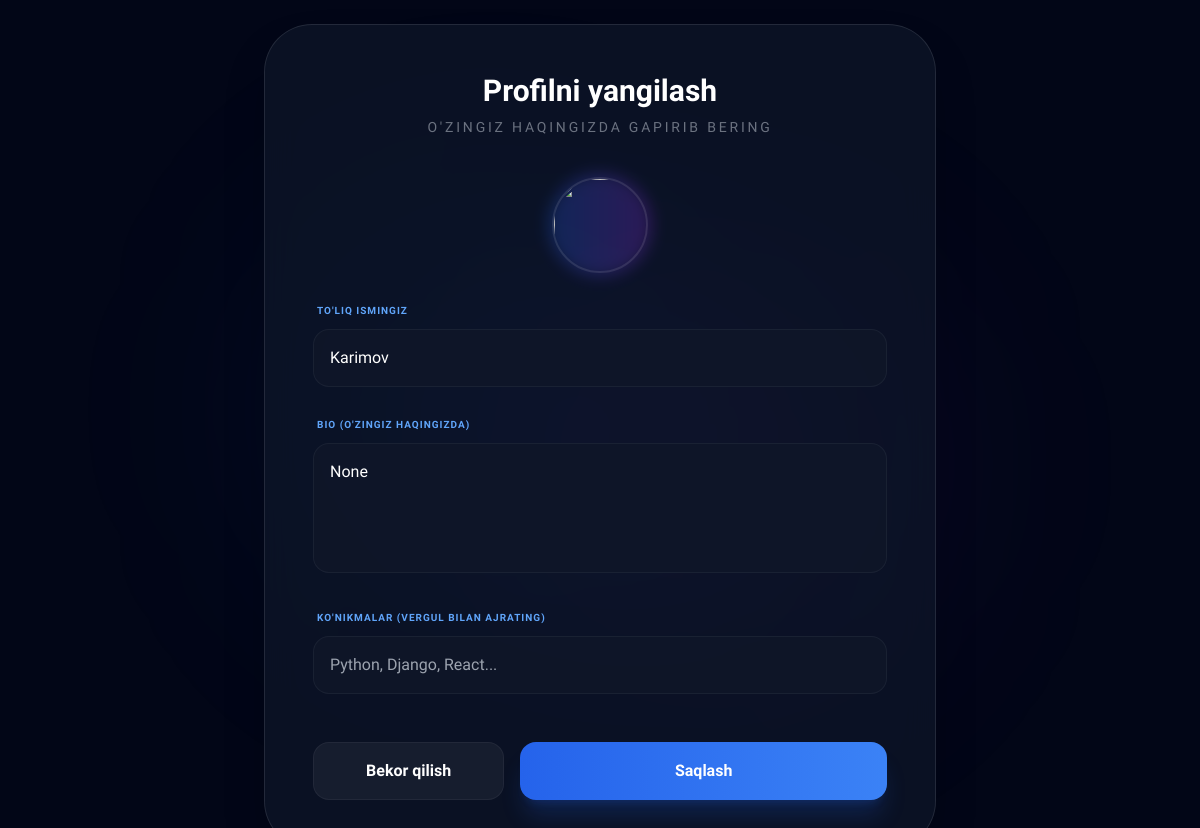
The app's page /accounts/profile/edit/ (signed in), older data.
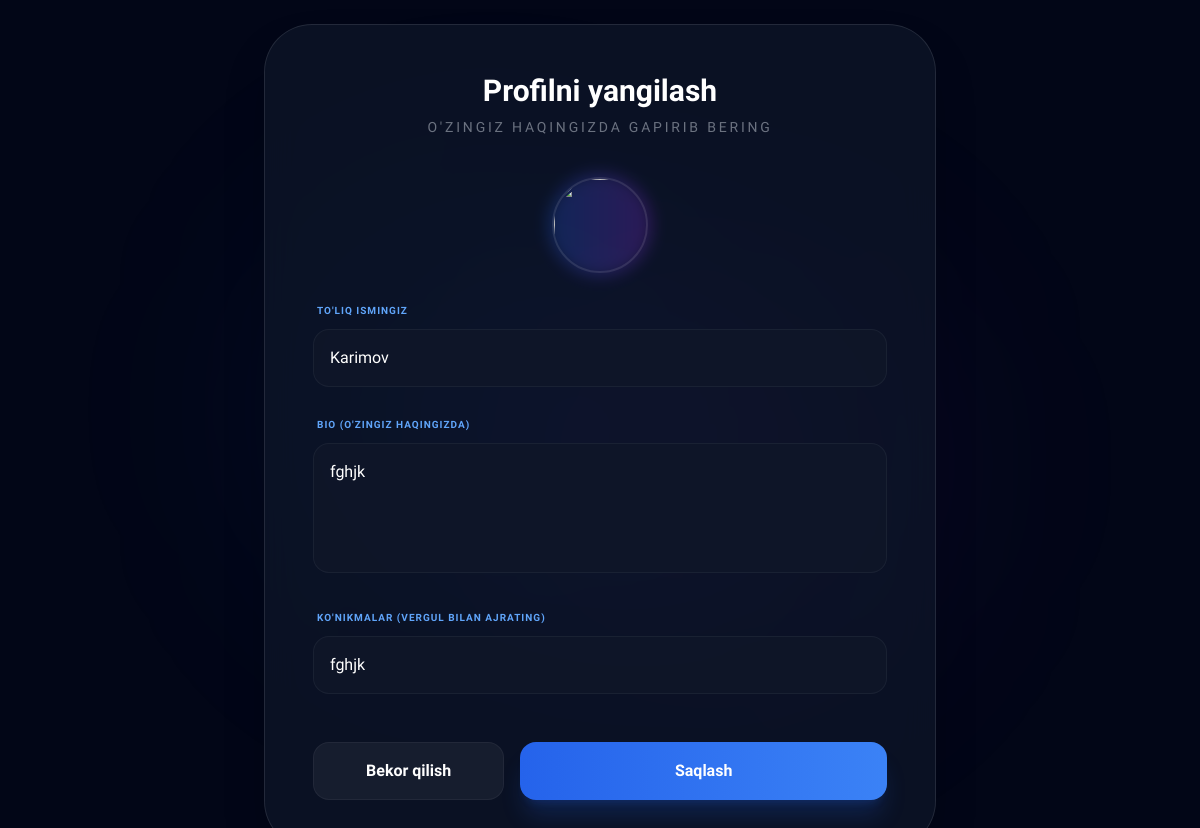
The same page, newer data.
### accounts/models.py (models this page shows, shortened)
class Profile(models.Model):
    class Level(models.IntegerChoices):
        BEGINNER = 1, 'Boshlovchi'
        MIDDLE   = 2, "O'rta"
        EXPERT   = 3, 'Ekspert'
    user                 = models.OneToOneField(User, on_delete=models.CASCADE, related_name='profile')
    bio                  = models.TextField(null=True, blank=True)
    skills               = models.JSONField(default=list, blank=True)
    level                = models.IntegerField(choices=Level.choices, default=Level.BEGINNER)
    rating               = models.DecimalField(max_digits=3, decimal_places=2, default=0.00)
    completed_jobs_count = models.PositiveIntegerField(default=0)

### accounts/views.py (the view, shortened to what this page needs)
# urls.py: path('profile/edit/', views.ProfileEditView.as_view(), name='profile_edit'),
class ProfileEditView(LoginRequiredMixin, View):
    login_url = 'accounts:login'
    def get(self, request):
        profile, _ = Profile.objects.get_or_create(user=request.user)
        skills_str = ', '.join(profile.skills) if profile.skills else ''
        return render(request, 'accounts/profile_edit.html', {
            'profile': profile,
            'skills_str': skills_str,
        })

### templates/accounts/profile_edit.html (shortened to what this page needs)
<!DOCTYPE html>
<html lang="uz">
<head>
    <script src="https://cdn.tailwindcss.com"></script>
</head>
<body class="min-h-screen flex items-center justify-center p-6 relative">
    <div class="absolute top-0 left-0 w-full h-full overflow-hidden pointer-events-none">
        <div class="absolute top-1/4 left-1/4 w-96 h-96 bg-blue-600/10 blur-[120px] rounded-full"></div>
        <div class="absolute bottom-1/4 right-1/4 w-96 h-96 bg-purple-600/10 blur-[120px] rounded-full"></div>
    </div>
    <div class="glass-card w-full max-w-2xl rounded-[3rem] p-8 md:p-12 shadow-2xl relative z-10">
        <div class="mb-10 text-center">
            <h1 class="text-3xl font-black mb-2">Profilni yangilash</h1>
            <p class="text-gray-500 text-sm font-medium uppercase tracking-[0.2em]">O'zingiz haqingizda gapirib bering</p>
        </div>
        <form method="POST" enctype="multipart/form-data" class="space-y-6">
            <div class="flex flex-col items-center mb-8">
                <div class="relative group cursor-pointer">
                    <img id="preview" src="{% if request.user.avatar %}{{ request.user.avatar.url }}{% else %}/static/default.png{% endif %}"
                         class="relative w-24 h-24 rounded-full object-cover border-2 border-white/10">
                </div>
            </div>
            <div class="grid grid-cols-1 md:grid-cols-2 gap-6">
                <div class="md:col-span-2">
                    <label class="text-[10px] font-bold text-blue-400 uppercase tracking-widest ml-1">To'liq ismingiz</label>
                    <input type="text" name="full_name" value="{{ request.user.full_name }}" required
                           class="w-full border border-white/5 p-4 rounded-2xl mt-2 outline-none focus:border-blue-500 transition-all">
                </div>
                <div class="md:col-span-2">
                    <label class="text-[10px] font-bold text-blue-400 uppercase tracking-widest ml-1">Bio (O'zingiz haqingizda)</label>
                    <textarea name="bio" rows="4" placeholder="Tajribangiz va qiziqishlaringiz..."
                              class="w-full border border-white/5 p-4 rounded-2xl mt-2 outline-none focus:border-blue-500 transition-all resize-none">{{ profile.bio }}</textarea>
                </div>
                <div class="md:col-span-2">
                    <label class="text-[10px] font-bold text-blue-400 uppercase tracking-widest ml-1">Ko'nikmalar (Vergul bilan ajrating)</label>
                    <input type="text" name="skills" value="{{ skills_str }}" placeholder="Python, Django, React..."
                           class="w-full border border-white/5 p-4 rounded-2xl mt-2 outline-none focus:border-blue-500 transition-all">
                </div>
            </div>
            <div class="flex gap-4 pt-6">
                <a href="{% url 'accounts:profile_detail' request.user.id %}"
                   class="w-1/3 bg-white/5 hover:bg-white/10 text-white font-bold py-4 rounded-2xl text-center transition-all border border-white/5">
                    Bekor qilish
                </a>
                <button type="submit" class="flex-1 bg-gradient-to-r from-blue-600 to-blue-500 hover:from-blue-500 hover:to-blue-400 text-white font-bold py-4 rounded-2xl shadow-xl shadow-blue-600/20 transition-all active:scale-95">
                    Saqlash
                </button>
            </div>
        </form>
    </div>
</body>
</html>

Row changes from the older to the newer data that the page shows:
changed Profile: bio "None" → "fghjk"
Text that changed along with them:
form field skills: (not shown) → "fghjk"
